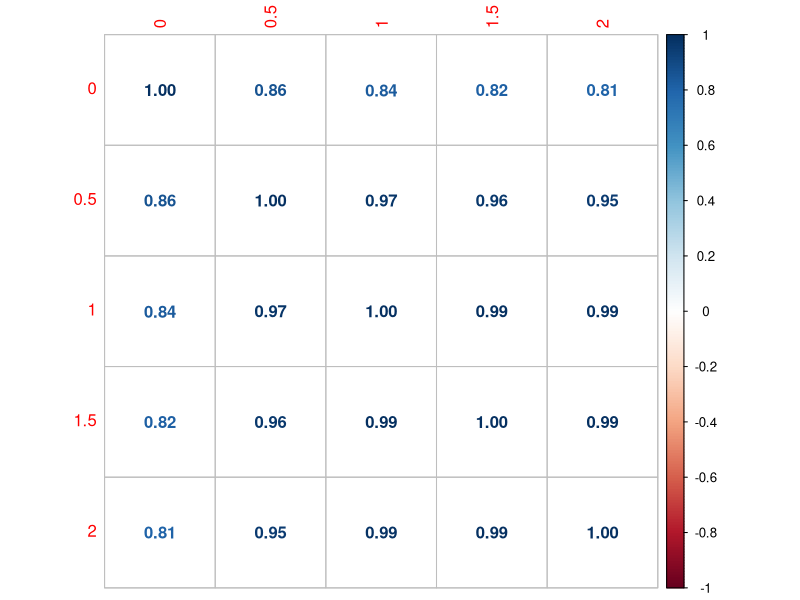
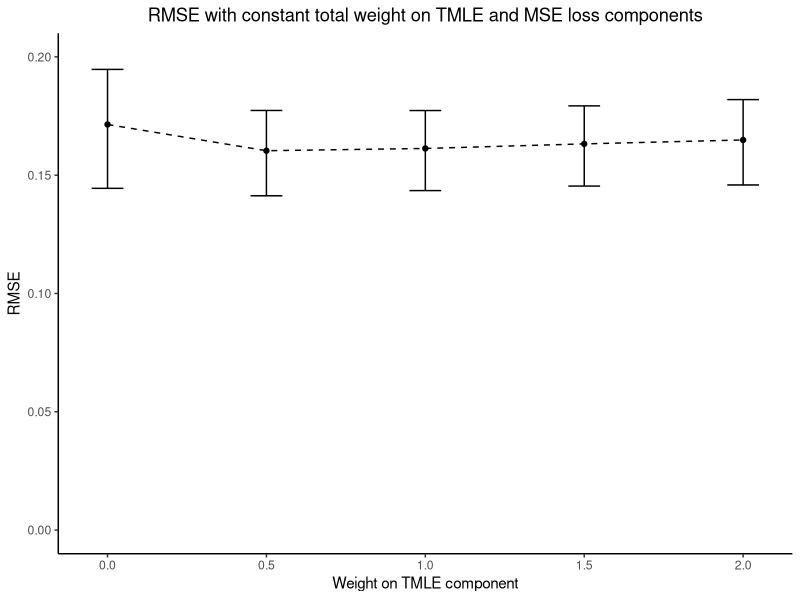

R code for these plots, in order:
library(tidyverse)
data0 <- read_csv("dope_neural_nets/different_riesz_weights/tmle0.csv") %>%
  mutate(type = 'TMLE weight 0, Outcome MSE weight 1', index=1:1000, tmle_w = 0)
data05 <- read_csv("dope_neural_nets/different_riesz_weights/tmle0.5.csv") %>%
  mutate(type = 'TMLE weight 0.5, Outcome MSE weight 1.5', index=1:1000, tmle_w = 0.5)
data1 <- read_csv("dope_neural_nets/different_riesz_weights/tmle1.csv") %>%
  mutate(type = 'TMLE weight 0.5, Outcome MSE weight 0.5', index=1:1000, tmle_w = 1)
data15 <- read_csv("dope_neural_nets/different_riesz_weights/tmle1.5.csv") %>%
  mutate(type = 'TMLE weight 1.5, Outcome MSE weight 0.5', index=1:1000, tmle_w = 1.5)
data2 <- read_csv("dope_neural_nets/different_riesz_weights/tmle2.csv") %>%
  mutate(type = 'TMLE weight 2, Outcome MSE weight 0', index=1:1000, tmle_w = 2)




data = rbind(data0, data05, data1,data15, data2)

d = data %>%
  mutate(residual = (estimate - truth)) %>%
  select(index, tmle_w, residual) %>%
  pivot_wider(
    names_from = tmle_w,
    values_from = residual
  ) %>%
  select(-index)

corrplot::corrplot(cor(d), method = 'number')



data = data %>%
  mutate(residual_sq = (estimate-truth)^2) %>%
  group_by(tmle_w) %>%
  summarise(mse = mean(residual_sq), sd_mse = sd(residual_sq)/(1000^0.5)) %>%
  mutate(rmse = mse^0.5, l = (mse-1.96*sd_mse)^0.5, u = (mse+1.96*sd_mse)^0.5)

ggplot(data) +
  geom_point(aes(x=tmle_w, y = rmse)) + 
  geom_errorbar(aes(x=tmle_w, ymin=l, ymax=u), width=.1)+
  geom_line(aes(x=tmle_w, y = rmse), linetype='dashed') + 
  theme_classic()+
  ylim(0,0.2)+
  xlab('Weight on TMLE component')+
  ylab('RMSE')+
  ggtitle('RMSE with constant total weight on TMLE and MSE loss components')+
  theme(plot.title = element_text(hjust = 0.5))
data
